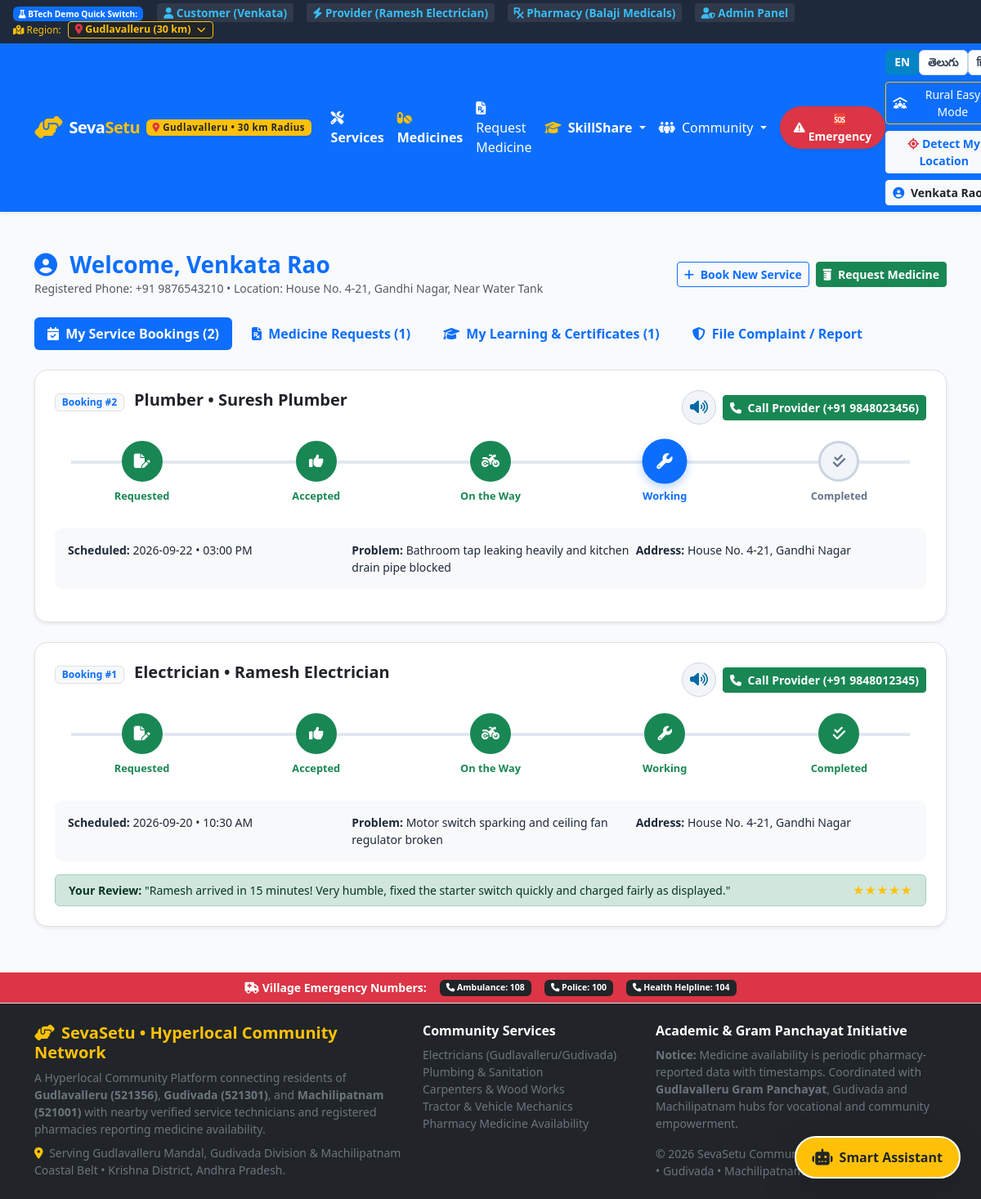
Before: /dashboard (signed in) with the older database file.
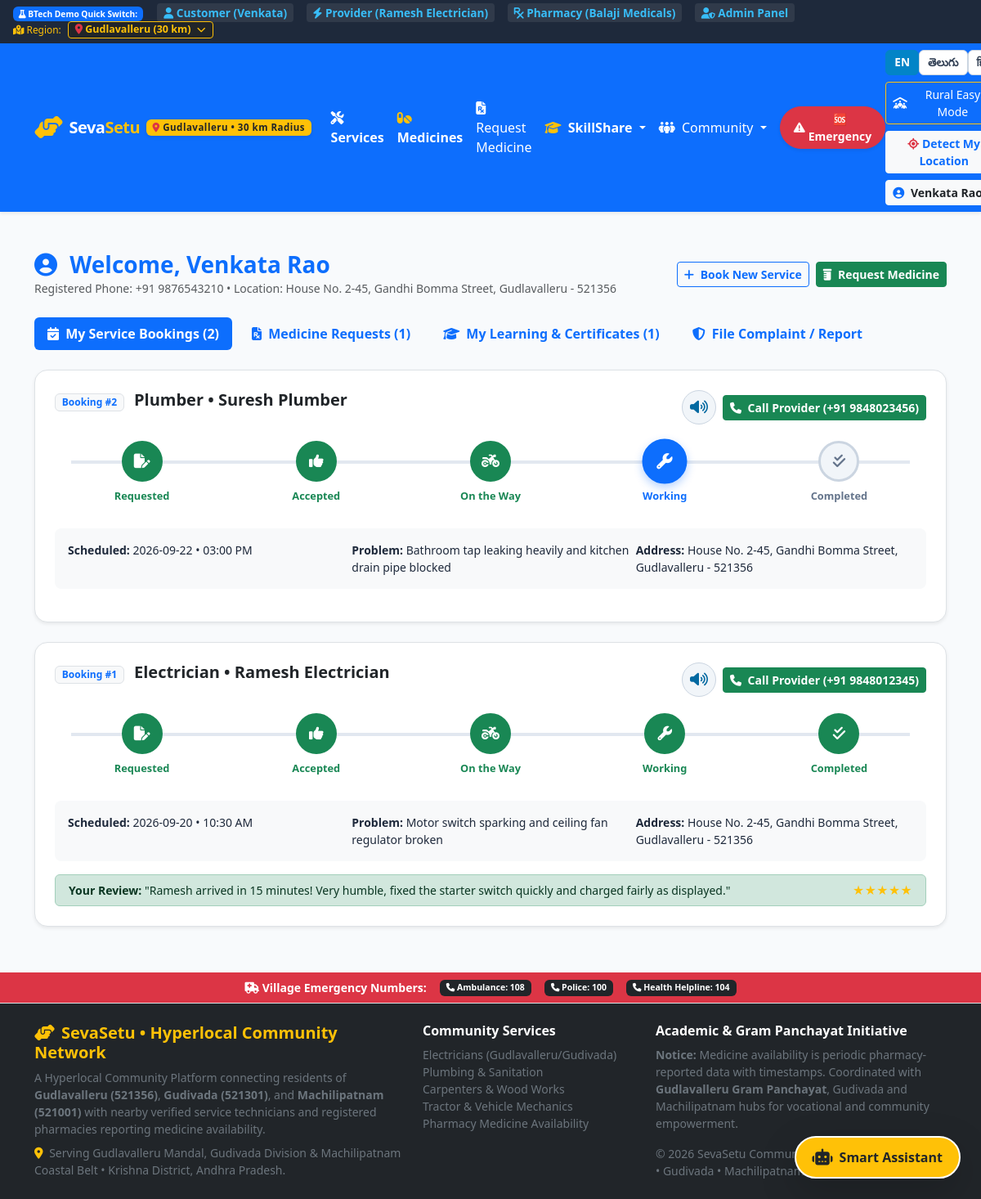
After: the same page with the newer database file.
### tables this page shows
CREATE TABLE users (
        user_id INTEGER PRIMARY KEY AUTOINCREMENT,
        name TEXT NOT NULL,
        email TEXT UNIQUE NOT NULL,
        phone TEXT NOT NULL,
        password_hash TEXT NOT NULL,
        role TEXT NOT NULL CHECK(role IN ('customer', 'provider', 'pharmacy', 'admin')),
        latitude REAL DEFAULT 17.3850,
        longitude REAL DEFAULT 78.4867,
        address TEXT,
        created_at TIMESTAMP DEFAULT CURRENT_TIMESTAMP
    );

CREATE TABLE bookings (
        booking_id INTEGER PRIMARY KEY AUTOINCREMENT,
        user_id INTEGER NOT NULL,
        provider_id INTEGER NOT NULL,
        service_id INTEGER,
        booking_date TEXT NOT NULL,
        booking_time TEXT NOT NULL,
        status TEXT DEFAULT 'Requested' CHECK(status IN ('Requested', 'Accepted', 'Provider Assigned', 'On the Way', 'Service Started', 'Completed', 'Rejected')),
        description TEXT,
        problem_image TEXT,
        customer_name TEXT,
        customer_phone TEXT,
        address TEXT,
        latitude REAL,
        longitude REAL,
        created_at TIMESTAMP DEFAULT CURRENT_TIMESTAMP,
        FOREIGN KEY (user_id) REFERENCES users(user_id) ON DELETE CASCADE,
        FOREIGN KEY (provider_id) REFERENCES providers(provider_id) ON DELETE CASCADE,
        FOREIGN KEY (service_id) REFERENCES services(service_id)
    );

CREATE TABLE reviews (
        review_id INTEGER PRIMARY KEY AUTOINCREMENT,
        booking_id INTEGER NOT NULL UNIQUE,
        user_id INTEGER NOT NULL,
        provider_id INTEGER NOT NULL,
        rating INTEGER NOT NULL CHECK(rating BETWEEN 1 AND 5),
        comment TEXT,
        created_at TIMESTAMP DEFAULT CURRENT_TIMESTAMP,
        FOREIGN KEY (booking_id) REFERENCES bookings(booking_id) ON DELETE CASCADE,
        FOREIGN KEY (user_id) REFERENCES users(user_id) ON DELETE CASCADE,
        FOREIGN KEY (provider_id) REFERENCES providers(provider_id) ON DELETE CASCADE
    );

CREATE TABLE services (
        service_id INTEGER PRIMARY KEY AUTOINCREMENT,
        name TEXT NOT NULL,
        category TEXT NOT NULL UNIQUE,
        icon TEXT NOT NULL,
        telugu_name TEXT,
        hindi_name TEXT,
        base_price REAL DEFAULT 150.0,
        description TEXT
    );

### routes/customer.py (the view)
@customer_bp.route('/dashboard')
@login_required
def dashboard():
    uid = session['user_id']
    user = query_db("SELECT * FROM users WHERE user_id = ?", (uid,), one=True)
    bookings = query_db("""
        SELECT b.*, p.charges_per_hr, u.name as provider_name, u.phone as provider_phone,
               s.name as service_name, s.icon as service_icon,
               r.rating as user_rating, r.comment as user_review
        FROM bookings b
        JOIN providers p ON b.provider_id = p.provider_id
        JOIN users u ON p.user_id = u.user_id
        LEFT JOIN services s ON b.service_id = s.service_id
        LEFT JOIN reviews r ON b.booking_id = r.booking_id
        WHERE b.user_id = ?
        ORDER BY b.created_at DESC
    """, (uid,))
    requests_raw = query_db("""
        SELECT mr.*
        FROM medicine_requests mr
        WHERE mr.user_id = ?
        ORDER BY mr.created_at DESC
    """, (uid,))
    medicine_requests = []
    for req_item in requests_raw:
        item = dict(req_item)
        item['created_ago'] = time_ago(item['created_at'])
        responses = query_db("""
            SELECT pr.*, ph.name as pharmacy_name, ph.phone as pharmacy_phone, ph.address as pharmacy_address
            FROM pharmacy_responses pr
            JOIN pharmacies ph ON pr.pharmacy_id = ph.pharmacy_id
            WHERE pr.request_id = ?
            ORDER BY pr.responded_at DESC
        """, (item['request_id'],))
        proc_responses = []
        for r in responses:
            rd = dict(r)
            rd['responded_ago'] = time_ago(rd['responded_at'])
            proc_responses.append(rd)
        item['responses'] = proc_responses
        medicine_requests.append(item)
    my_courses = query_db("""
        SELECT e.*, c.title as course_title, c.level, c.duration,
               sc.name as category_name, sc.icon as category_icon,
               u.name as mentor_name,
               cert.verification_code, cert.certificate_number
        FROM enrollments e
        JOIN courses c ON e.course_id = c.course_id
        JOIN skill_categories sc ON c.skill_id = sc.skill_id
        JOIN mentor_profiles mp ON c.mentor_id = mp.mentor_id
        JOIN providers p ON mp.provider_id = p.provider_id
        JOIN users u ON p.user_id = u.user_id
        LEFT JOIN skill_certificates cert ON e.enrollment_id = cert.enrollment_id
        WHERE e.user_id = ?
        ORDER BY e.enrolled_at DESC
    """, (uid,))
    my_workshops = query_db("""
        SELECT ts.*, c.title as course_title, u.name as mentor_name
        FROM session_registrations sr
        JOIN training_sessions ts ON sr.session_id = ts.session_id
        LEFT JOIN courses c ON ts.course_id = c.course_id
        JOIN mentor_profiles mp ON ts.mentor_id = mp.mentor_id
        JOIN providers p ON mp.provider_id = p.provider_id
        JOIN users u ON p.user_id = u.user_id
        WHERE sr.user_id = ?
        ORDER BY ts.date ASC
    """, (uid,))
    my_skill_profiles = query_db("""
        SELECT * FROM user_skill_profiles WHERE user_id = ?
    """, (uid,))
    notifications = query_db("""
        SELECT * FROM notifications WHERE user_id = ? ORDER BY created_at DESC LIMIT 10
    """, (uid,))
    return render_template(
        'customer_dashboard.html',
        user=user,
        bookings=bookings,
        medicine_requests=medicine_requests,
        my_courses=my_courses,
        my_workshops=my_workshops,
        my_skill_profiles=my_skill_profiles,
        notifications=notifications
    )

### database.py (called while the page is built)
def get_db():
    if 'db' not in g:
        g.db = sqlite3.connect(Config.DATABASE_PATH)
        g.db.row_factory = sqlite3.Row
        g.db.execute("PRAGMA foreign_keys = ON")
        g.db.create_function("haversine", 4, haversine)
    return g.db

def query_db(query, args=(), one=False):
    db = get_db()
    cur = db.execute(query, args)
    rv = cur.fetchall()
    cur.close()
    return (rv[0] if rv else None) if one else rv

### routes/auth.py (called while the page is built)
def login_required(f):
    @wraps(f)
    def decorated_function(*args, **kwargs):
        if 'user_id' not in session:
            flash('Please log in to access this feature.', 'warning')
            return redirect(url_for('auth.login', next=request.url))
        return f(*args, **kwargs)
    return decorated_function

### templates/customer_dashboard.html (shortened to what the changed rows need)
{% extends 'base.html' %}
{% block content %}
<div class="container py-3">
  <div class="d-flex justify-content-between align-items-center mb-4 flex-wrap gap-2">
    <div>
      <h3 class="fw-bold mb-0 text-primary">
        <i class="fa-solid fa-user-circle me-2"></i> Welcome, {{ user.name }}
      </h3>
      <span class="text-muted small">Registered Phone: {{ user.phone }} &bull; Location: {{ user.address or 'Community Center' }}</span>
    </div>
  </div>
  <div class="tab-content" id="customerTabsContent">
    <div class="tab-pane fade show active" id="bookings" role="tabpanel">
      {% if bookings %}
        {% for b in bookings %}
        <div class="bg-white p-4 rounded-4 shadow-sm border mb-4"
             data-speech-en="Booking for {{ b.service_name }} with {{ b.provider_name }}. Current status is: {{ b.status }}. Scheduled for {{ b.booking_date }} at {{ b.booking_time }}."
             data-speech-te="{{ b.provider_name }} గారితో {{ b.service_name }} బుకింగ్. ప్రస్తుత స్థితి: {{ b.status }}. తేదీ: {{ b.booking_date }}.">
          <div class="d-flex justify-content-between align-items-start flex-wrap gap-2 mb-3">
            <div>
              <span class="badge bg-light text-primary border me-2">Booking #{{ b.booking_id }}</span>
              <h5 class="fw-bold d-inline text-dark">{{ b.service_name }} &bull; {{ b.provider_name }}</h5>
            </div>
            <div class="d-flex align-items-center gap-2">
              <button class="btn btn-sm btn-speaker" onclick="readCardAloud(this)" title="Listen to status">
                <i class="fa-solid fa-volume-high"></i>
              </button>
              <a href="tel:{{ b.provider_phone }}" class="btn btn-sm btn-success fw-bold">
                <i class="fa-solid fa-phone me-1"></i> Call Provider ({{ b.provider_phone }})
              </a>
            </div>
          </div>
          <div class="stepper-container">
            {% set s = b.status %}
            <div class="step-item {% if s in ['Requested', 'Accepted', 'Provider Assigned', 'On the Way', 'Service Started', 'Completed'] %}completed{% endif %}">
              <div class="step-icon"><i class="fa-solid fa-file-pen"></i></div>
              <div class="step-label">Requested</div>
            </div>
            <div class="step-item {% if s in ['Accepted', 'Provider Assigned', 'On the Way', 'Service Started', 'Completed'] %}completed{% elif s == 'Requested' %}active{% endif %}">
              <div class="step-icon"><i class="fa-solid fa-thumbs-up"></i></div>
              <div class="step-label">Accepted</div>
            </div>
            <div class="step-item {% if s in ['On the Way', 'Service Started', 'Completed'] %}completed{% elif s == 'Provider Assigned' %}active{% endif %}">
              <div class="step-icon"><i class="fa-solid fa-motorcycle"></i></div>
              <div class="step-label">On the Way</div>
            </div>
            <div class="step-item {% if s in ['Service Started', 'Completed'] %}completed{% elif s == 'On the Way' %}active{% endif %}">
              <div class="step-icon"><i class="fa-solid fa-wrench"></i></div>
              <div class="step-label">Working</div>
            </div>
            <div class="step-item {% if s == 'Completed' %}completed{% elif s == 'Service Started' %}active{% endif %}">
              <div class="step-icon"><i class="fa-solid fa-check-double"></i></div>
              <div class="step-label">Completed</div>
            </div>
          </div>
          <div class="bg-light p-3 rounded-3 small mb-3">
            <div class="row g-2">
              <div class="col-md-4">
                <b>Scheduled:</b> {{ b.booking_date }} &bull; {{ b.booking_time }}
              </div>
              <div class="col-md-4">
                <b>Problem:</b> {{ b.description }}
              </div>
              <div class="col-md-4">
                <b>Address:</b> {{ b.address }}
              </div>
            </div>
          </div>
          {% if b.status == 'Completed' %}
            {% if b.user_rating %}
              <div class="alert alert-success py-2 px-3 small mb-0 d-flex justify-content-between align-items-center">
                <span><b>Your Review:</b> "{{ b.user_review }}"</span>
                <span class="text-warning fw-bold">{% for i in range(b.user_rating) %}★{% endfor %}</span>
              </div>
            {% endif %}
          {% endif %}
        </div>
        {% endfor %}
      {% endif %}
    </div>
  </div>
</div>
{% endblock %}

Changed rows visible on the page:
changed users "Venkata Rao": address "House No. 4-21, Gandhi Nagar, Near Water Tank" → "House No. 2-45, Gandhi Bomma Street, Gudlavalleru - 521356"
changed bookings "03:00 PM": address "House No. 4-21, Gandhi Nagar" → "House No. 2-45, Gandhi Bomma Street, Gudlavalleru - 521356"
changed reviews "Electrician": address "House No. 4-21, Gandhi Nagar" → "House No. 2-45, Gandhi Bomma Street, Gudlavalleru - 521356"
